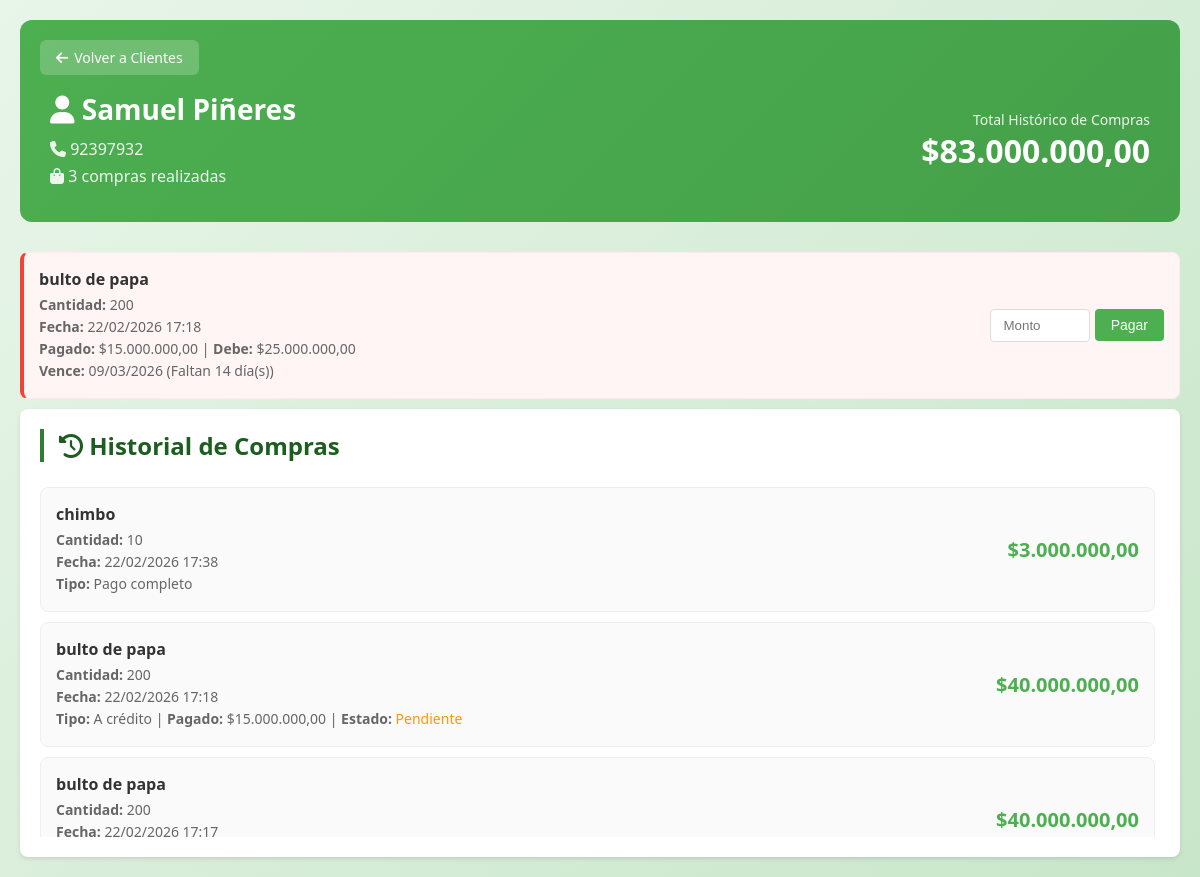
Page /clientes/1/compras/ on the committed database.
### apps/clientes/models.py (models this page shows, shortened)
class Clientes(models.Model):
    idCliente = models.AutoField(primary_key=True)
    nombre = models.CharField(max_length=50)
    apellido = models.CharField(max_length=50)
    telefono = models.CharField(max_length=22)
    inicial = models.DecimalField(max_digits=10, decimal_places=2, default=0)
    saldo = models.DecimalField(max_digits=10, decimal_places=2, default=0)

### apps/ventas/models.py (models this page shows, shortened)
class Venta(models.Model):
    TIPO_PAGO_CHOICES = [
        ('completo', 'Pago Completo'),
        ('fiado', 'Pago a Crédito'),
    ]
    ESTADO_PAGO_CHOICES = [
        ('pagado', 'Pagado'),
        ('pendiente', 'Pendiente'),
        ('vencido', 'Vencido'),
    ]
    idVenta = models.AutoField(primary_key=True)
    cliente = models.ForeignKey(
        Clientes,
        on_delete= models.CASCADE,
        related_name="ventas"
    )
    producto = models.ForeignKey(
        Productos,
        on_delete= models.CASCADE
    )
    cantidad = models.IntegerField()
    fecha = models.DateTimeField(auto_now_add=True)
    total = models.DecimalField(max_digits=10, decimal_places=2)
    precio_compra = models.DecimalField(
        max_digits=12,
        decimal_places=2,
        default=0,
        verbose_name="Precio de Compra (unitario)"
    )
    precio_venta = models.DecimalField(
        max_digits=12,
        decimal_places=2,
        default=0,
        verbose_name="Precio de Venta (unitario)"
    )
    ganancia = models.DecimalField(
        max_digits=12,
        decimal_places=2,
        default=0,
        verbose_name="Ganancia Total"
    )
    tipo_pago = models.CharField(
        max_length=10,
        choices=TIPO_PAGO_CHOICES,
        default='completo'
    )
    monto_pagado = models.DecimalField(
        max_digits=10,
        decimal_places=2,
        default=0
    )
    fecha_vencimiento = models.DateField(
        null=True,
        blank=True
    )
    estado_pago = models.CharField(
        max_length=10,
        choices=ESTADO_PAGO_CHOICES,
        default='pagado'
    )
    @property
    def saldo_pendiente(self):
        return self.total - self.monto_pagado
    @property
    def dias_para_vencimiento(self):
        if self.fecha_vencimiento and self.estado_pago == 'pendiente':
            return (self.fecha_vencimiento - timezone.now().date()).days
        return None
    @property
    def esta_vencido(self):
        return self.estado_pago == 'vencido' or (
            self.fecha_vencimiento and
            self.fecha_vencimiento < timezone.now().date() and
            self.estado_pago == 'pendiente'
        )

### apps/productos/models.py (models this page shows, shortened)
class Productos(models.Model):
    idProducto = models.AutoField(primary_key=True)
    nombre = models.CharField(max_length=255)
    precio_compra = models.DecimalField(max_digits=12, decimal_places=2, default=0, verbose_name="Precio de Compra")
    precio_venta = models.DecimalField(max_digits=12, decimal_places=2, default=0, verbose_name="Precio de Venta")
    stock = models.IntegerField()
    proveedor = models.ForeignKey(
        Proveedores,
        on_delete= models.CASCADE,
        related_name="productos"
    )

### apps/clientes/views.py (the view)
# urls.py: path('<int:pk>/compras/', views.cliente_compras, name='cliente_compras'),
def cliente_compras(request, pk):
    cliente = get_object_or_404(Clientes, idCliente=pk)
    compras = Venta.objects.filter(cliente=cliente).order_by('-fecha')
    total_compras = sum(venta.total for venta in compras)
    context = {
        'cliente': cliente,
        'compras': compras,
        'total_compras': total_compras,
    }
    return render(request, 'cliente_compras.html', context)

### apps/clientes/templates/cliente_compras.html (shortened to what this page needs)
{% load static %}
<!DOCTYPE html>
<html lang="es">
<head>
    <link rel="stylesheet" href="{% static 'css/style.css' %}">
    <link rel="stylesheet" href="https://cdnjs.cloudflare.com/ajax/libs/font-awesome/6.5.1/css/all.min.css">
</head>
<body>
    <div class="container">
        <div class="cliente-header">
            <a href="{% url 'cliente_list' %}" class="btn-volver-top">
                <i class="fas fa-arrow-left"></i> Volver a Clientes
            </a>
            <div class="cliente-content">
                <div class="cliente-info">
                    <h1><i class="fas fa-user"></i> {{ cliente.nombre }} {{ cliente.apellido }}</h1>
                    <p><i class="fas fa-phone"></i> {{ cliente.telefono }}</p>
                    <p><i class="fas fa-shopping-bag"></i> {{ compras.count }} compras realizadas</p>
                </div>
                <div class="cliente-stats">
                    <span class="total-label">Total Histórico de Compras</span>
                    <span class="total-valor">${{ total_compras }}</span>
                </div>
            </div>
        </div>
        {% for compra in compras %}
            {% if compra.estado_pago != 'pagado' %}
                <div class="compra-pendiente {% if compra.esta_vencido %}vencido{% elif compra.dias_para_vencimiento and compra.dias_para_vencimiento <= 1 %}urgente{% endif %}">
                    <div class="pendiente-info">
                        <h4>{{ compra.producto.nombre }}</h4>
                        <p><strong>Cantidad:</strong> {{ compra.cantidad }}</p>
                        <p><strong>Fecha:</strong> {{ compra.fecha|date:'d/m/Y H:i' }}</p>
                        <p><strong>Pagado:</strong> ${{ compra.monto_pagado }} | <strong>Debe:</strong> ${{ compra.saldo_pendiente }}</p>
                        {% if compra.fecha_vencimiento %}
                            <p><strong>Vence:</strong> {{ compra.fecha_vencimiento|date:'d/m/Y' }}
                                {% if compra.dias_para_vencimiento is not None %}
                                    {% if compra.dias_para_vencimiento < 0 %}
                                        <span style="color: #f44336;">(Vencida hace {{ compra.dias_para_vencimiento.abs }} día(s))</span>
                                    {% elif compra.dias_para_vencimiento == 0 %}
                                        <span style="color: #ff9800;">(Vence hoy)</span>
                                    {% elif compra.dias_para_vencimiento == 1 %}
                                        <span style="color: #ff9800;">(Vence mañana)</span>
                                    {% else %}
                                        <span>(Faltan {{ compra.dias_para_vencimiento }} día(s))</span>
                                    {% endif %}
                                {% endif %}
                            </p>
                        {% endif %}
                    </div>
                    <div class="pago-form">
                        <form method="post" action="{% url 'registrar_pago' cliente.pk %}">
                            <input type="number" name="monto_pago" class="pago-input" placeholder="Monto" min="1" max="{{ compra.saldo_pendiente }}" step="1" required>
                            <button type="submit" class="btn-pagar">Pagar</button>
                        </form>
                    </div>
                </div>
            {% endif %}
        {% endfor %}
        <section class="compras-section">
            <h2 class="section-title"><i class="fas fa-history"></i> Historial de Compras</h2>
            <div class="lista-container">
                {% for compra in compras %}
                <div class="compra-item">
                    <div class="compra-info">
                        <h4>{{ compra.producto.nombre }}</h4>
                        <p><strong>Cantidad:</strong> {{ compra.cantidad }}</p>
                        <p><strong>Fecha:</strong> {{ compra.fecha|date:'d/m/Y H:i' }}</p>
                        {% if compra.tipo_pago == 'fiado' %}
                            <p><strong>Tipo:</strong> A crédito | <strong>Pagado:</strong> ${{ compra.monto_pagado }} | <strong>Estado:</strong>
                                {% if compra.estado_pago == 'pagado' %}
                                    <span style="color: #4CAF50;">Pagado</span>
                                {% elif compra.estado_pago == 'vencido' %}
                                    <span style="color: #f44336;">Vencido</span>
                                {% else %}
                                    <span style="color: #ff9800;">Pendiente</span>
                                {% endif %}
                            </p>
                        {% else %}
                            <p><strong>Tipo:</strong> Pago completo</p>
                        {% endif %}
                    </div>
                    <div class="compra-total">
                        ${{ compra.total }}
                    </div>
                </div>
                {% empty %}
                <p class="empty-message">Este cliente no tiene compras registradas</p>
                {% endfor %}
            </div>
        </section>
    </div>
</body>
</html>

### panelprincipal/static/css/style.css (style rules this page uses)
* { margin: 0; padding: 0; box-sizing: border-box; }
:root { --primary-color: #2e7d32; --primary-dark: #1b5e20; --primary-light: #4caf50; --secondary-color: #8bc34a; --accent-color: #ff9800; --background: #f5f7f5; --card-bg: #ffffff; --text-primary: #1a1a1a; --text-secondary: #666666; --shadow: 0 4px 6px rgba(0, 0, 0, 0.1); --shadow-hover: 0 8px 25px rgba(0, 0, 0, 0.15); }
body { font-family: 'Segoe UI', Tahoma, Geneva, Verdana, sans-serif; background: linear-gradient(135deg, #e8f5e9 0%, #c8e6c9 100%); min-height: 100vh; color: var(--text-primary); }
.container { max-width: 1200px; margin: 0 auto; padding: 20px; }
.section-title { font-size: 1.5rem; color: var(--primary-dark); margin-bottom: 25px; padding-left: 15px; border-left: 4px solid var(--primary-color); }
.lista-container { max-height: 350px; overflow-y: auto; padding-right: 5px; }
.compra-item { background: #fff; border: 1px solid #e0e0e0; border-radius: 12px; padding: 15px; margin-bottom: 12px; transition: all 0.2s ease; }
.compra-item:last-child { margin-bottom: 0; }

### apps/clientes/templates/cliente_compras.html (style rules this page uses)
.cliente-header { background: linear-gradient(135deg, #4CAF50, #45a049); color: white; padding: 30px; border-radius: 12px; margin-bottom: 30px; position: relative; }
.btn-volver-top { position: absolute; top: 20px; left: 20px; background: rgba(255,255,255,0.2); color: white; padding: 8px 16px; border-radius: 6px; text-decoration: none; display: inline-flex; align-items: center; gap: 6px; font-size: 14px; transition: background 0.3s; }
.cliente-content { display: flex; justify-content: space-between; align-items: center; margin-top: 40px; }
.cliente-info h1 { margin: 0 0 10px 0; font-size: 28px; }
.cliente-info p { margin: 5px 0; opacity: 0.9; }
.cliente-stats { text-align: right; }
.cliente-stats .total-label { display: block; font-size: 14px; opacity: 0.9; }
.cliente-stats .total-valor { display: block; font-size: 32px; font-weight: bold; }
.compras-section { background: white; padding: 20px; border-radius: 8px; box-shadow: 0 2px 4px rgba(0,0,0,0.1); }
.compra-item { display: flex; justify-content: space-between; align-items: center; padding: 15px; border: 1px solid #eee; border-radius: 8px; margin-bottom: 10px; background: #fafafa; }
.compra-info h4 { margin: 0 0 5px 0; color: #333; }
.compra-info p { margin: 3px 0; color: #666; font-size: 14px; }
.compra-total { font-size: 20px; font-weight: bold; color: #4CAF50; }
.compra-pendiente { display: flex; justify-content: space-between; align-items: center; padding: 15px; border: 1px solid #ffebee; border-radius: 8px; margin-bottom: 10px; background: #fff5f5; border-left: 4px solid #f44336; }
.pendiente-info h4 { margin: 0 0 5px 0; color: #333; }
.pendiente-info p { margin: 3px 0; color: #666; font-size: 14px; }
.pago-form { display: flex; gap: 10px; align-items: center; }
.pago-input { padding: 8px 12px; border: 1px solid #ddd; border-radius: 4px; width: 100px; }
.btn-pagar { background: #4CAF50; color: white; padding: 8px 16px; border: none; border-radius: 4px; cursor: pointer; font-size: 14px; }

### rows in the picture
Clientes: nombre "Samuel", apellido "Piñeres", telefono "92397932"
Venta: producto.nombre "bulto de papa", cantidad "200", fecha "22/02/2026 17:18", monto_pagado "15.000.000,00", saldo_pendiente "25.000.000,00", fecha_vencimiento "09/03/2026", dias_para_vencimiento "14", shows "Pendiente", total "40.000.000,00"
Venta: producto.nombre "chimbo", cantidad "10", fecha "22/02/2026 17:38", shows "Tipo:", tipo_pago "Pago completo", total "3.000.000,00"
Venta: producto.nombre "bulto de papa", cantidad "200", fecha "22/02/2026 17:17", total "40.000.000,00"

### other values in the picture
{{ compras.count }} "3"
{{ total_compras }} "83.000.000,00"
